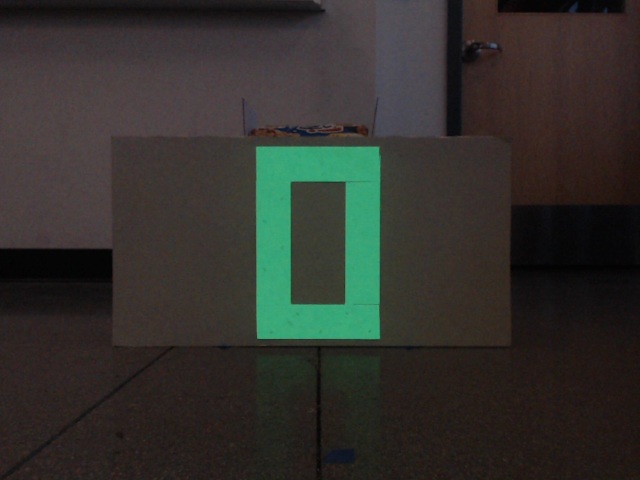
#> input picture test_photos/0degrees36inches.png, 640 x 480 px, found by its file name
$ python find_yellow.py
#> lines starting #> are read from the running program, lines starting #| are printed output that depends on the picture; after the words box and inside, x2 and y2 are one past the last pixel; in counts of white or black regions, pixels touching at a corner belong together
import cv2
import os
import numpy as np
import math


def calc_ang(pinX):
    pin_dist_to_center = pinX - SCREEN_WIDTH / 2
    rad = math.atan(pin_dist_to_center/ FOCAL_LENGTH_PIXELS)
    deg = rad*180/math.pi
    return deg


directory = "test_photos"
true_yellow_vals = np.array([[5, 10, 15], [5, 10, 15]])
#print(true_yellow_vals.shape)
for filename in os.listdir(directory):
    #print(len(true_yellow_vals))
    if filename.endswith(".png"):
        #print(os.path.join(directory, filename))


        img = cv2.imread(os.path.join(directory, filename))
#> img is the input picture: shape (480, 640, 3); mean B, G, R 44.1, 48.6, 49.3
        img = cv2.cvtColor(img, cv2.COLOR_BGR2HSV)
#> img: shape (480, 640, 3); mean H, S, V 59.4, 65, 55.9
        for pixel in img[1,:,:]:
            true_yellow_vals = np.append(true_yellow_vals, [pixel], axis=0)
#> this loop made 640 passes
#> pixel on passes 3 to 5: [171, 64, 28], [171, 62, 29], [165, 18, 28]
#> after the loop, true_yellow_vals = 642 rows, first 8: [5, 10, 15], [5, 10, 15], [156, 44, 29], [156, 44, 29], [171, 64, 28], [171, 62, 29], [165, 18, 28], [170, 26, 30]


        continue
    else:
        continue

# [4 lines of commented-out code are left out]
max_x = max_y = 0
min_x = 1920
min_y = 1080

h = true_yellow_vals[:,0]
#> h = 1922 values, max 178 at index 632, min 0 at index 14, mean 103.6
s = true_yellow_vals[:,1]
#> s = 1922 values, max 255 at index 1356, min 0 at index 38, mean 65.04
v = true_yellow_vals[:,2]
#> v = 1922 values, max 94 at index 320, min 1 at index 1366, mean 35.48


low_h, low_s, low_v = (h.mean() - 3.25 * h.std()), (s.mean() - 3.5 * s.std()), (v.mean() - 3.25 * v.std())
#> low_h = -101; low_s = -150.1; low_v = -61.9
high_h, high_s, high_v = (h.mean() + 3.25 * h.std()), (s.mean() + 3.5 * s.std()), (v.mean() + 3.25 * v.std())
#> high_h = 308.2; high_s = 280.2; high_v = 132.9

# print(low_h, low_s, low_v)
# print(high_h, high_s, high_v)

#vidcap = cv2.VideoCapture('test_photos/yellowcheck.mp4')
vidcap = cv2.VideoCapture(1)
FIELD_OF_VIEW_RAD = 67.823 * math.pi / 180.0
while True:
    low_yellow = np.array([17, 80, 80])
    high_yellow = np.array([40, 255, 255])

    # frame = cv2.imread("/Users/praneethguduguntla/Downloads/yellowcheck.mp4")

    _, frame = vidcap.read()
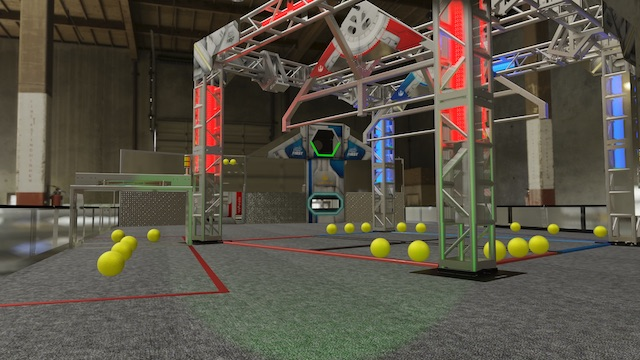
#> input picture test_photos_balls/image0001.jpg, 640 x 360 px, given in place of the camera
#> frame is the input picture: shape (360, 640, 3); mean B, G, R 71.3, 83.1, 89.3
    frame = cv2.blur(frame,(5,5))
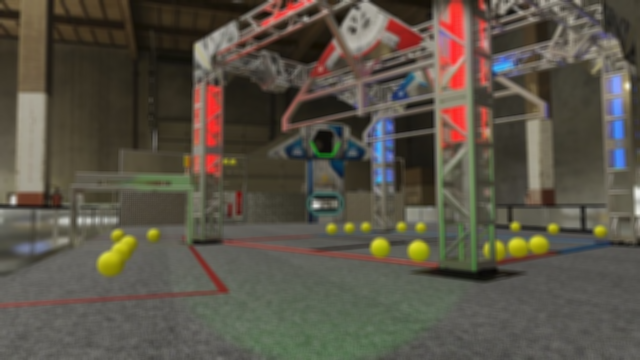
#> frame: shape (360, 640, 3); mean B, G, R 71.3, 83.1, 89.3
    SCREEN_HEIGHT, SCREEN_WIDTH = frame.shape[:2]
#> SCREEN_HEIGHT = 360; SCREEN_WIDTH = 640
    FOCAL_LENGTH_PIXELS = (SCREEN_WIDTH / 2.0) / math.tan(FIELD_OF_VIEW_RAD / 2.0)
#> FOCAL_LENGTH_PIXELS = 476

    hsv2 = cv2.cvtColor(frame, cv2.COLOR_BGR2HSV)
#> hsv2: shape (360, 640, 3); mean H, S, V 28.4, 61.2, 92.3

		# isolate the desired shades of green
    mask = cv2.inRange(hsv2, low_yellow, high_yellow)
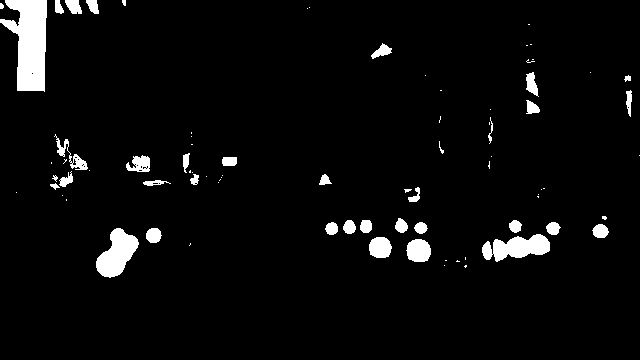
#> mask: shape (360, 640); 4.3% white; 81 white regions (44 under 20 px)
    contours, _ = cv2.findContours(mask, cv2.RETR_TREE, cv2.CHAIN_APPROX_SIMPLE)
#> contours = 103 contours, 71 with area under 20; largest, box (x1, y1, x2, y2) and area: (0, 0, 47, 92) 2644, (96, 228, 139, 278) 1171, (482, 234, 550, 262) 1077, (406, 239, 431, 262) 430, (369, 237, 392, 258) 362

    num = 0
    for contour in contours:


        (x,y,w,h) = cv2.boundingRect(contour)
        area = cv2.contourArea(contour)
        if(area < 700):
            continue
        if(w/h < 0.7 or w/h >1.8):
            continue

        if(y<SCREEN_HEIGHT/2):
            continue

        approx = cv2.approxPolyDP(contour,0.01*cv2.arcLength(contour,True),True)
        if( not len(approx) > 8):
            continue

        min_x, max_x = min(x, min_x), max(x+w, max_x)
        min_y, max_y = min(y, min_y), max(y+h, max_y)
        print(num)
        num = num + 1

        cv2.rectangle(frame, (x,y), (x+w,y+h), (255, 0, 0), 2)
        cv2.putText(frame, str(calc_ang(x+w/2)), (int(SCREEN_WIDTH/2),int(SCREEN_HEIGHT/2)),cv2.FONT_HERSHEY_SIMPLEX,1,(255,0,0),2,cv2.LINE_AA)
#> this loop made 103 passes
#> (x, y, w, h, area) on passes 7, 8, 9, 10, 12, 13, 14, 15, 16, 17, 18, 19: (406, 239, 25, 23, 429.5), (369, 237, 23, 21, 362.5), (482, 234, 68, 28, 1077), (146, 228, 16, 15, 168), (592, 224, 17, 14, 157), (546, 222, 15, 13, 123), (414, 222, 14, 12, 102), (325, 222, 13, 13, 111.5), (509, 220, 13, 13, 106), (360, 220, 12, 13, 114), (343, 220, 13, 14, 120), (395, 218, 13, 15, 119)
#> (x, y, w, h, area, min_x, max_x, min_y) on pass 11: (96, 228, 43, 50, 1171, 96, 139, 228)
#| 0
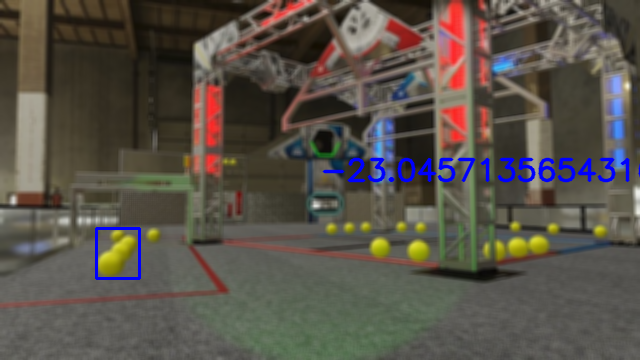
#> frame: shape (360, 640, 3); 1.79% of pixels changed, all inside (x1, y1, x2, y2) = (95, 157, 640, 280)
#> after the loop, num = 1


    cv2.resize(frame, (960, 540))
    cv2.resize(mask, (960, 540))
    cv2.imshow("mask", mask)
    cv2.imshow("frame", frame)
    cv2.waitKey(1)


# [8 lines of commented-out code are left out]
